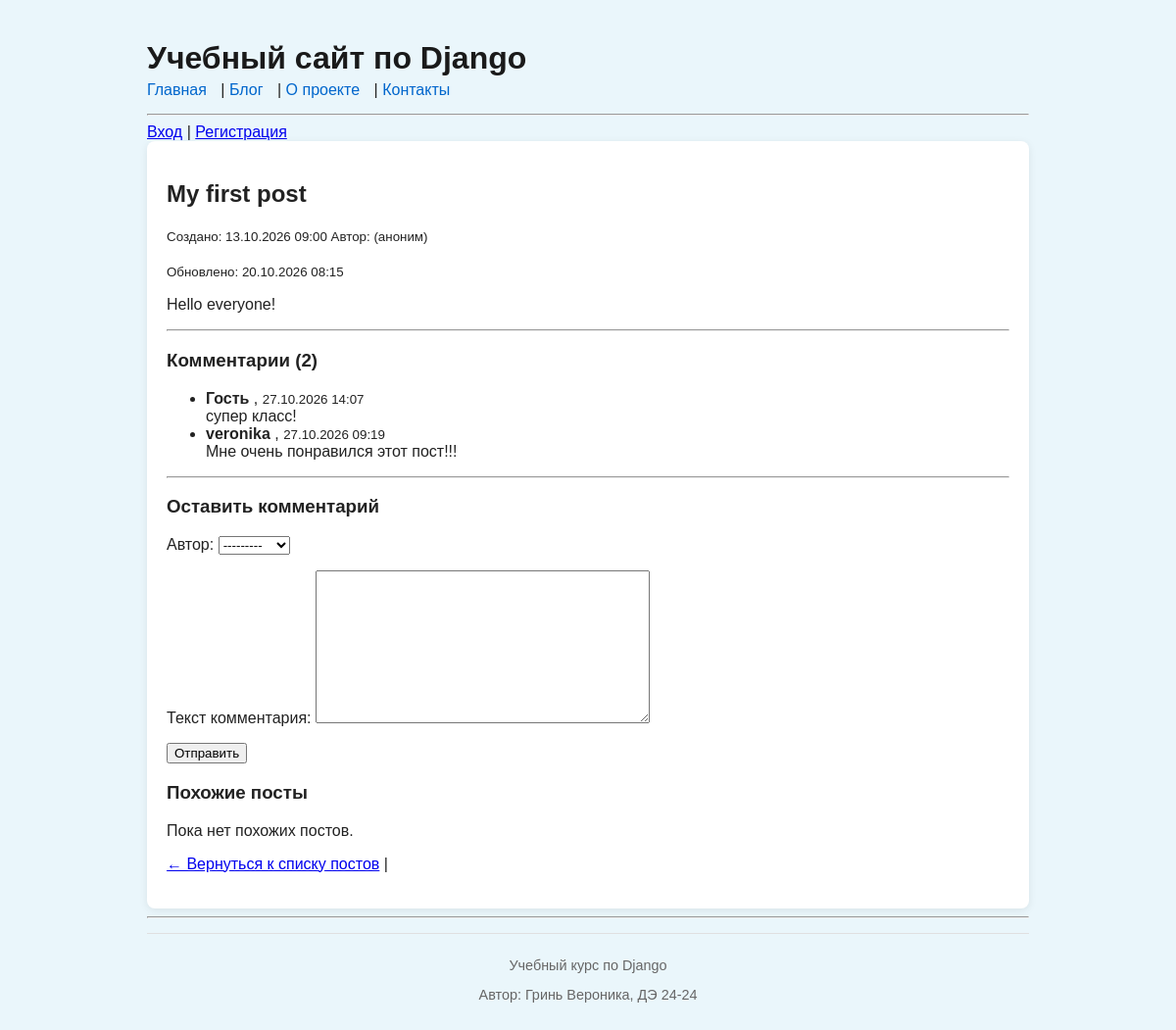
Page /blog/1/ on the committed database.
### blog/models.py (models this page shows, shortened)
class Post(models.Model):
    author = models.ForeignKey(
        User,
        on_delete=models.CASCADE,
        related_name="posts",
        verbose_name="Автор",
        null=True,
        blank=True,
    )
    title = models.CharField("Заголовок", max_length=200)
    body = models.TextField("Текст")
    created_at = models.DateTimeField("Создано", auto_now_add=True)
    updated_at = models.DateTimeField("Обновлено", auto_now=True)
    is_published = models.BooleanField("Опубликовано", default=True)

class Comment(models.Model):
    post = models.ForeignKey(
        Post,
        on_delete=models.CASCADE,
        related_name="comments",
        verbose_name="Пост",
    )
    author = models.ForeignKey(
        User,
        on_delete=models.CASCADE,
        related_name="comments",
        verbose_name="Автор",
        null=True,
        blank=True,
    )
    text = models.TextField("Текст комментария")
    created_at = models.DateTimeField("Создано", auto_now_add=True)

### blog/views.py (the view)
# urls.py: path("blog/<int:pk>/", post_detail, name="post_detail"),
def post_detail(request, pk):
    post = get_object_or_404(Post, pk=pk, is_published=True)
    comments = post.comments.all().order_by("-created_at")
    if request.method == "POST":
        if not request.user.is_authenticated:
            return redirect("login")
        form = CommentForm(request.POST)
        if form.is_valid():
            comment = form.save(commit=False)
            comment.post = post
            comment.author = request.user
            comment.save()
            return redirect("post_detail", pk=post.pk)
    else:
        form = CommentForm()
        context = {
        "post": post,
        "comments": comments,
        "form": form,
        }
    return render(request, "blog/post_detail.html", context)

### blog/forms.py
class CommentForm(forms.ModelForm):
    class Meta:
        model = Comment
        fields = ["author", "text"]

### blog/templates/blog/post_detail.html (shortened to what this page needs)
{% extends "blog/base.html" %}
{% block content %}
    <h2>{{ post.title }}</h2>
    <p>
        <small>
            Создано: {{ post.created_at|date:"d.m.Y H:i" }}
            Автор: {{ post.author.username|default:"(аноним)" }}<br>
        </small>
        {% if post.updated_at and post.updated_at != post.created_at %}
            <br><small>Обновлено: {{ post.updated_at|date:"d.m.Y H:i" }}</small>
        {% endif %}
    </p>
    <p>{{ post.body }}</p>
    <hr>
    <h3>Комментарии ({{ comments.count }})</h3>
    {% if comments %}
        <ul>
            {% for comment in comments %}
                <li>
                    <strong>
                        {% if comment.author %}
                            {{ comment.author.username }}
                        {% else %}
                            Гость
                        {% endif %}
                    </strong>,
                    <small>{{ comment.created_at|date:"d.m.Y H:i" }}</small><br>
                    {{ comment.text }}
                </li>
            {% endfor %}
            </ul>
    {% else %}
        <p>Пока нет комментариев. Станьте первым!</p>
    {% endif %}
    <hr>
    <h3>Оставить комментарий</h3>
    <form method="post">
        {{ form.as_p }}
    <button type="submit">Отправить</button>
    </form>
    <h3>Похожие посты</h3>
    {% if related_posts %}
        <ul>
            {% for related_post in related_posts %}
                <li>
                    <h3>
                        <a href="{% url 'post_detail' pk=related_post.pk %}">{{ related_post.title }}</a>
                    </h3>
                    <small>Создано: {{ related_post.created_at|date:"d.m.Y H:i" }}</small>
                    <p>
                        {{ related_post.body|truncatechars:150 }}
                        <a href="{% url 'post_detail' pk=related_post.pk %}">Подробнее…</a>
                    </p>
                </li>
            {% endfor %}
        </ul>
        {% else %}
            <p>Пока нет похожих постов.</p>
    {% endif %}
    <p>
        <a href="{% url 'post_list' %}">← Вернуться к списку постов</a> |
    </p>
{% endblock %}

### static/css/style.css (style rules this page uses)
body { font-family: Arial, sans-serif; max-width: 900px; margin: 0 auto; padding: 20px; background-color: #eaf6fb; color: #222; }

### rows in the picture
Post: title "My first post", created_at "13.10.2026 09:00", author.username "(аноним)", updated_at "20.10.2026 08:15", body "Hello everyone!"
Comment: shows "Гость", created_at "27.10.2026 14:07", text "супер класс!"
Comment: author.username "veronika", created_at "27.10.2026 09:19", text "Мне очень понравился этот пост!!!"

### other values in the picture
{{ comments.count }} "2"
